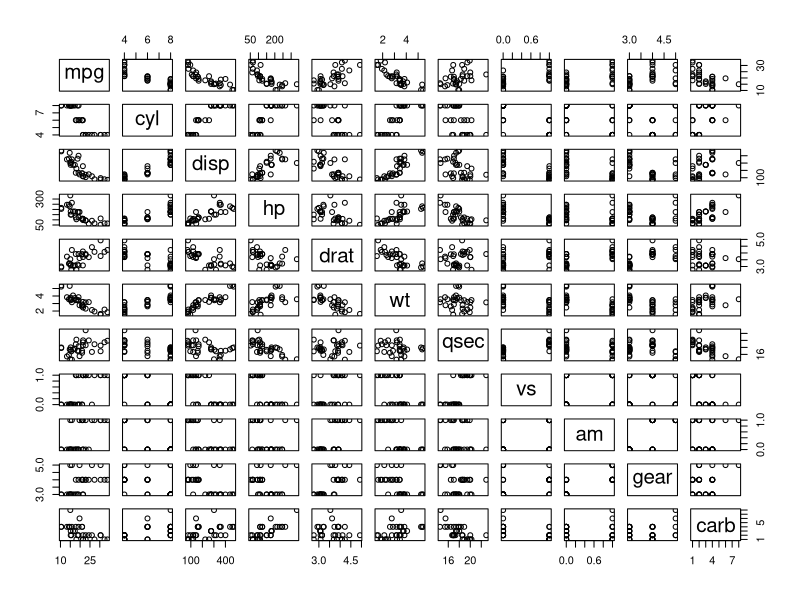
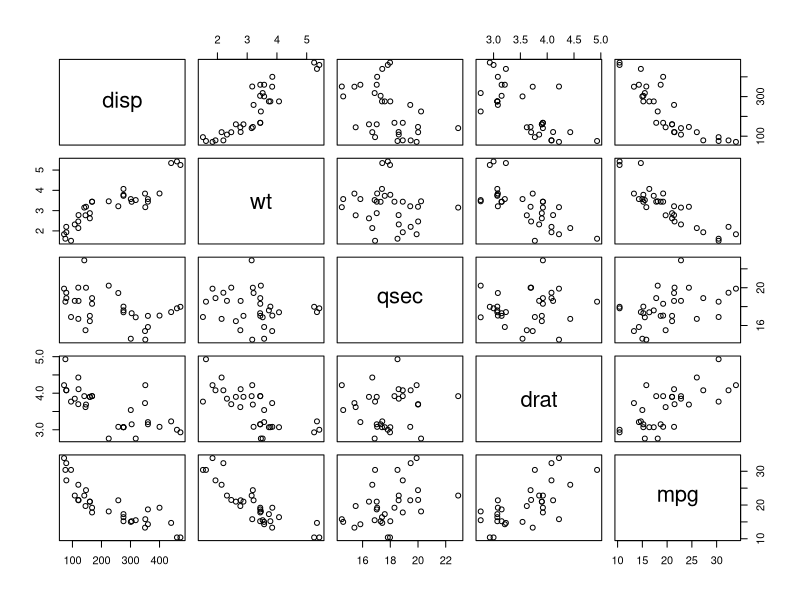
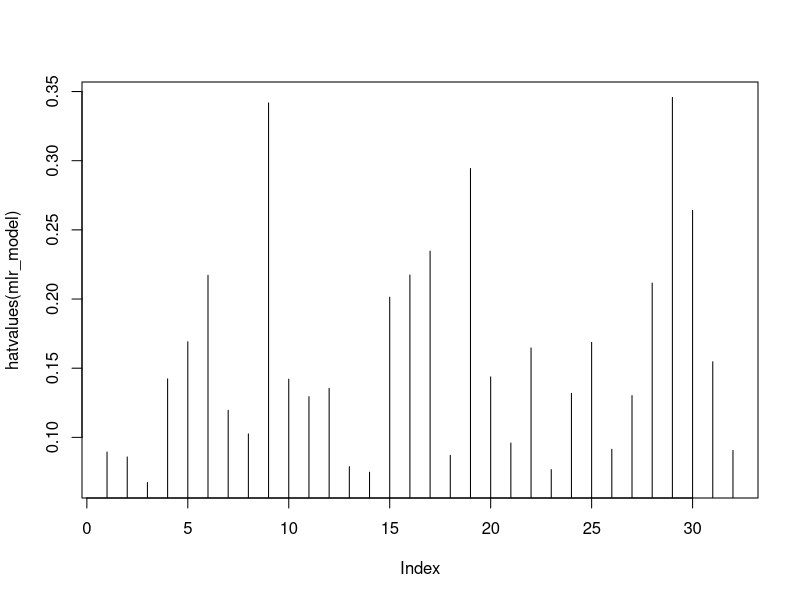
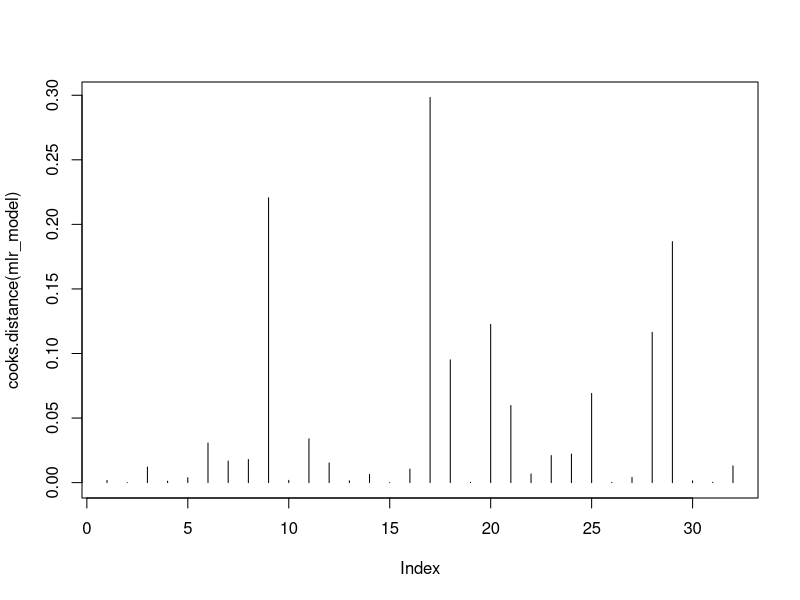

Write R code to recreate these figures, in order.
## ---- chunk 1
knitr::opts_chunk$set(echo = T, warning = F, message = F)
## ---- chunk 2
data("mtcars")
## ---- chunk 3
head(mtcars)
## ---- chunk 4
plot(mtcars)
## ---- chunk 5
plot(mtcars[c("disp", "wt", "qsec", "drat", "mpg")])
## ---- chunk 6
cor(mtcars)
## ---- chunk 7
cor(mtcars[c("disp", "wt", "qsec", "drat", "mpg")])
## ---- chunk 8
mlr_model = lm( mpg ~ disp + wt + qsec + drat, data = mtcars )
mlr_model
## ---- chunk 9
summary(mlr_model)
## ---- chunk 10
confint(mlr_model, level = 0.95)
## ---- chunk 11
plot(hatvalues(mlr_model), type = 'h')
## ---- chunk 12
plot(cooks.distance(mlr_model), type = 'h')
## ---- chunk 13
printCoefmat(coef(summary(mlr_model)))
## ---- chunk 14
mlr_model2 = lm( mpg ~ wt + qsec + drat, data = mtcars )
summary(mlr_model2)
## ---- chunk 15
mlr_model3 = lm( mpg ~ wt + qsec , data = mtcars )
summary(mlr_model3)
## ---- chunk 16
mlr_model = lm( mpg ~ disp + wt + qsec + drat, data = mtcars ) # Full model
## ---- chunk 17
backward_model = step(mlr_model, direction = "backward", trace = 0)
## ---- chunk 18
summary(backward_model)
